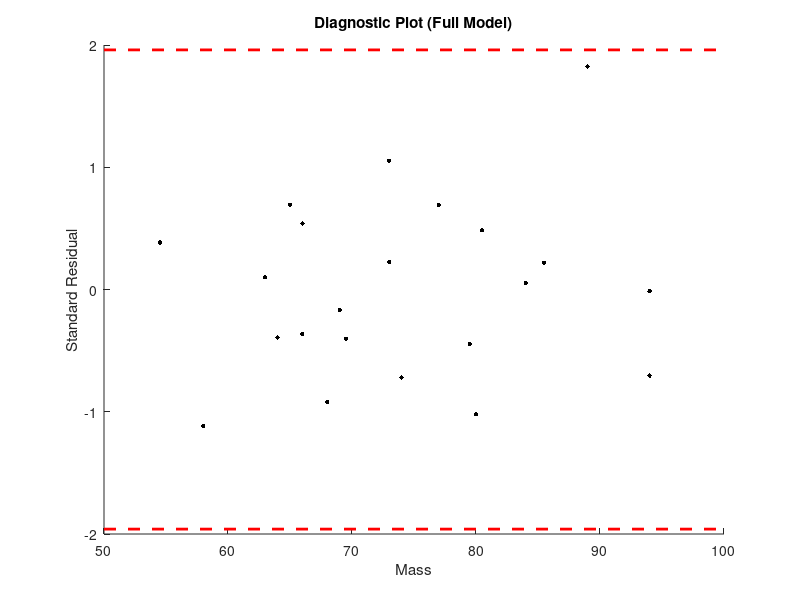

This chart was generated by the following MATLAB code: (Note: this script raises an error after producing the figure.)
clc, clearvars, close all;

varnames = {'Fore', 'Bicep', 'Chest', 'Neck', 'Shoulder', 'Waist', 'Height', 'Calf', 'Thigh', 'Head'};
physicalData = load('physical.txt');
Y = physicalData(:,1);
X = physicalData(:,2:size(physicalData, 2));
n = length(Y);
alpha = 0.05;
zcrit = norminv(1 - alpha / 2);
my = mean(Y);

fprintf('%-10s%-10s%-10s%-10s\n', 'var-name', 'rho', 'R^2', 'adjR^2');
for i = 1:size(X, 2)
    X1 = [ones(size(X, 1), 1), X(:,i)];
    [~, ~, R, ~, STATS] = regress(Y, X1);
    sse = sum(R.^2);  % sum of squared errors
    sst = sum((Y - my).^2);  % total sum of squares
    R2 = STATS(1);  % alternatively: R2 = 1 - sse / sst;
    adjR2 = 1 - (n - 1) / (n - 2) * sse / sst;
    C = corrcoef(X(:,i), Y);
    fprintf('%-10s%10.5f%10.5f%10.5f\n', varnames{i}, C(1, 2), R2, adjR2);
end

X1 = [ones(size(X, 1), 1), X];
[B, BINT, R, ~, STATS] = regress(Y, X1);
sse = sum(R.^2);  % sum of squared errors
sst = sum((Y - my).^2);  % total sum of squares
R2 = STATS(1);  % alternatively: R2 = 1 - sse / sst;
rmse = sqrt(STATS(4));  % alternatively: rmse = sqrt(sse / (n - k - 1));
stdres = R / rmse;
k = size(X, 2);  % number of predictors in the model
adjR2 = 1 - (n - 1) / (n - (k + 1)) * sse / sst;
fprintf('\n========== Regression Model (all predictors) ==========\n');
fprintf('%-10s%-10s%-10s%-20s\n', 'var-name', 'beta', 'estimate', sprintf('%d%% CI', (1 - alpha) * 100));
fprintf('%-10s%-10s%10.5f%20s\n', 'const', 'b_0', B(1), sprintf('[%.5f,%.5f]', BINT(1, 1), BINT(1, 2)));
for i = 2:length(B)
    fprintf('%-10s%-10s%10.5f%20s\n', varnames{i - 1}, sprintf('b_%d', i - 1), B(i), sprintf('[%.5f,%.5f]', BINT(i, 1), BINT(i, 2)));
end
fprintf('rmse = %.6f, R^2 = %.6f, adjR^2 = %.6f\n\n', rmse, R2, adjR2);

figure;
scatter(Y, stdres, 10, 'k', 'filled');
hold on;
plot(xlim, zcrit * [1, 1], '--r', 'LineWidth', 2);
plot(xlim, -zcrit * [1, 1], '--r', 'LineWidth', 2);
hold off;
title('Diagnostic Plot (Full Model)');
xlabel('Mass');
ylabel('Standard Residual');


[B, SE, ~, INMODEL, STATS] = stepwisefit(X, Y);  % or use stepwise for GUI
rmse = STATS.rmse;
b0 = STATS.intercept;
Ypred = X(:,INMODEL) * B(INMODEL) + b0;
stdres = (Y - Ypred) / rmse;
sse = sum((Y - Ypred).^2);
R2 = 1 - sse / sst;
k = sum(INMODEL);  % number of predictors in the model
adjR2 = 1 - (n - 1) / (n - (k + 1)) * sse / sst;
tcrit = tinv(1 - alpha / 2, n - (k + 1));
BINT = [B - tcrit * SE, B + tcrit * SE];
fprintf('\n========== Stepwise Regression Model ==========\n');
fprintf('%-10s%-10s%-10s%-20s\n', 'var-name', 'beta', 'estimate', sprintf('%d%% CI', (1 - alpha) * 100));
fprintf('%-10s%-10s%10.5f%20s\n', 'const', 'b_0', b0, '--');
for i = 1:length(B)
    if INMODEL(i) == 1
        fprintf('%-10s%-10s%10.5f%20s\n', varnames{i}, sprintf('b_%d', i), B(i), sprintf('[%.5f,%.5f]', BINT(i, 1), BINT(i, 2)));
    end
end
fprintf('rmse = %.6f, R^2 = %.6f, adjR^2 = %.6f\n\n', rmse, R2, adjR2);

figure;
scatter(Y, stdres, 10, 'k', 'filled');
hold on;
plot(xlim, zcrit * [1, 1], '--r', 'LineWidth', 2);
plot(xlim, -zcrit * [1, 1], '--r', 'LineWidth', 2);
hold off;
title('Diagnostic Plot (Stepwise Regression Model)');
xlabel('Mass');
ylabel('Standard Residual');
